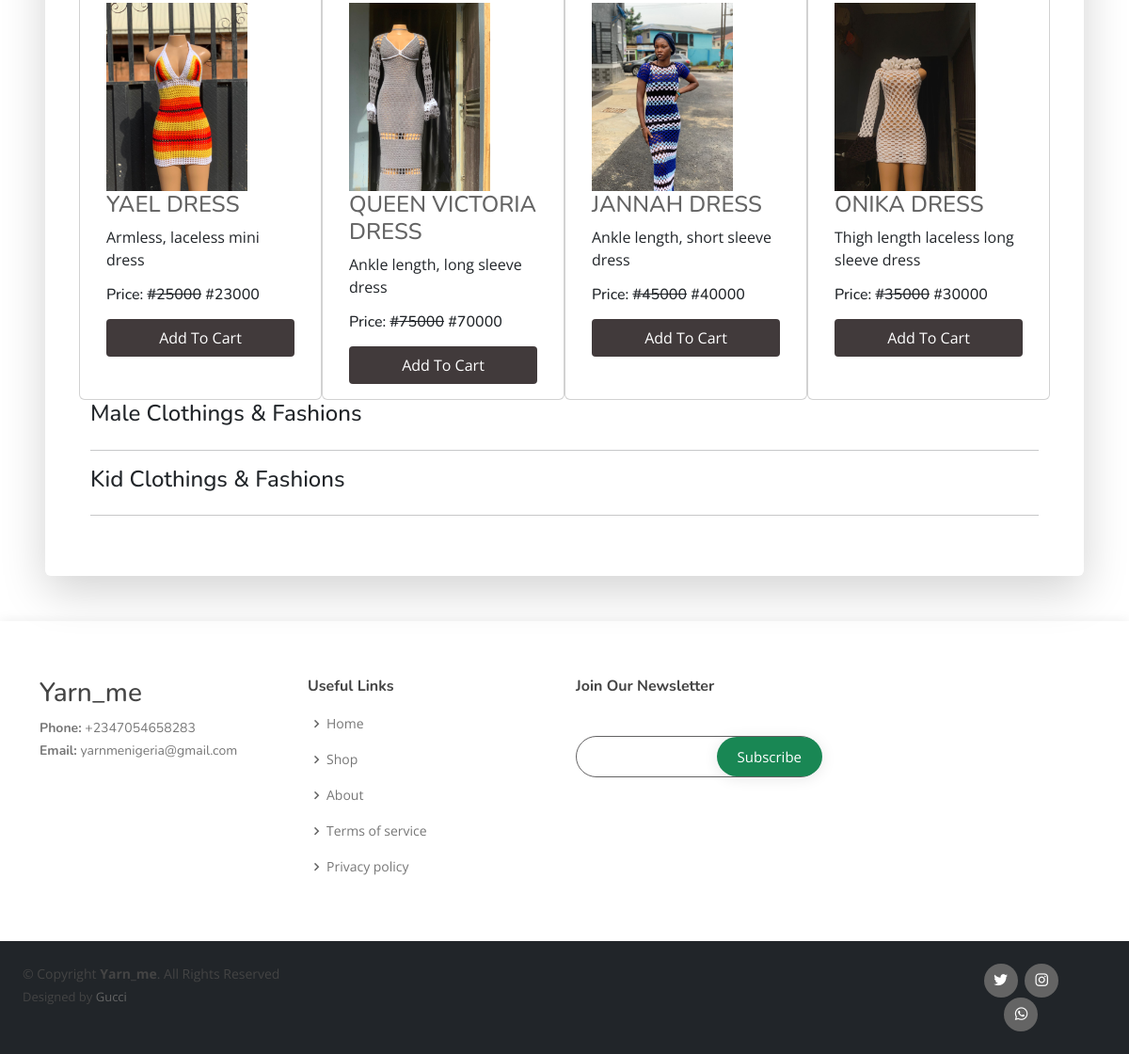
/shops/ (lower part), run on an earlier commit of the app's database.
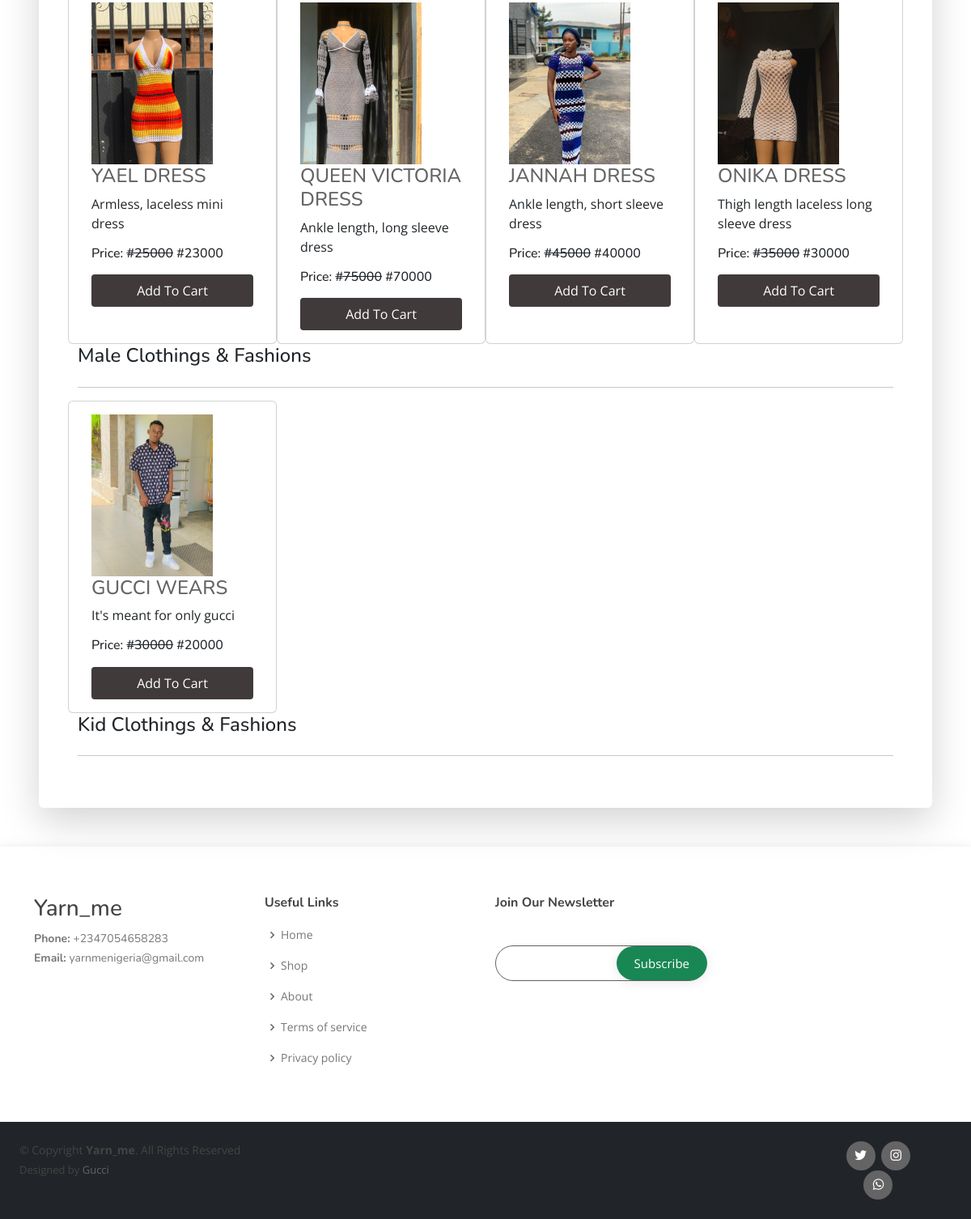
And on a later commit of the database.
### ecommerceapp/models.py (models this page shows, shortened)
class Product(models.Model):
    VARIANT_CHOICES = (
        ('None', 'None'),
        ('Size', 'Size'),
        ('Color', 'Color'),
        ('Size-Color', 'Size-Color'),
    )
    title = models.CharField(max_length=200)
    slug = models.SlugField(unique=True)
    category = models.ForeignKey(Category, on_delete=models.CASCADE)
    image = models.ImageField(upload_to="products/")
    marked_price = models.PositiveIntegerField()
    selling_price = models.PositiveIntegerField()
    description = models.TextField()
    view_count = models.PositiveIntegerField(default=0)
    variant = models.CharField(max_length=20, choices=VARIANT_CHOICES, default='None')

class Category(models.Model):
    title = models.CharField(max_length=200)
    slug = models. SlugField(unique=True)

### ecommerceapp/views.py (the view)
# urls.py: path("shops/", ShopsView.as_view(), name="shops"),
class ShopsView(EcomMixin, TemplateView):
    template_name = "shops.html"
    def get_context_data(self, **kwargs):
        context = super().get_context_data(**kwargs)
        context['allcategories'] = Category.objects.all()
        context['products'] = Product.objects.select_related('color', 'size').all()
        return context

### ecommerceapp/views.py (called while the page is built, shortened)
    def dispatch(self, request, *args, **kwargs):
        cart_id = request.session.get("cart_id")
        return super().dispatch(request, *args, **kwargs)

### templates/shops.html (shortened to what this page needs)
{% extends "base.html" %}
{% block body %}
<div class="card shadow-lg border-0 m-5 p-5">
    {% for cat in allcategories %}
    <h4 class="fw-medium">{{ cat.title }}</h4><hr>
    <div class="row">
        {% for p in cat.product_set.all %}
        <div class="col-md-3 card">
            <div class="card-body">
                <img src="{{ p.image.url }}" alt="" class="img-fluid" style="height: 200px; object-fit: contain;">
                <h4><a href="{% url 'ecommerceapp:productdetail' p.slug %}">{{ p.title }}</a></h4>
                <p class="card-text">{{ p.description }}</p>
                <h6 class="card-title mb-3">Price: <strike>#{{ p.marked_price }}</strike> #{{ p.selling_price }}</h6>
                <form action="{% url 'ecommerceapp:addtocart' p.id %}" method="GET">
                    <button type="submit" class="btn btn-secondary w-100 py-2">Add To Cart</button>
                </form>
            </div>
        </div>
        {% endfor %}
    </div>
    {% endfor %}
</div>
{% endblock body %}

What changed in the data, as far as the page shows it:
added Product: image (picture), title "GUCCI WEARS", description "It's meant for only gucci", marked_price "30000", selling_price "20000", shown under Category "Male Clothings & Fashions"
